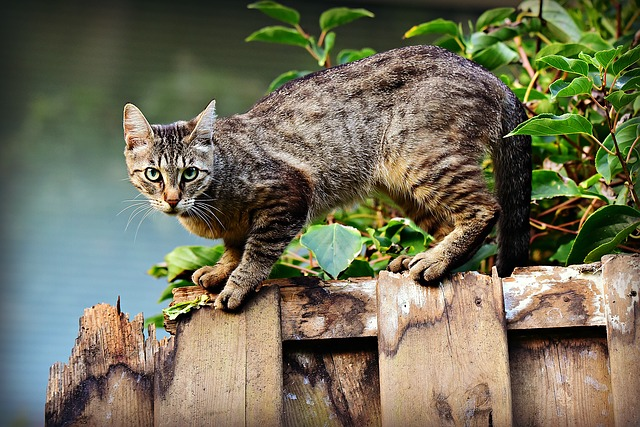
#> input picture images/cat.jpg, 640 x 427 px; its folder holds only this picture in this run
$ python lab1-single.py
#> lines starting #> are read from the running program, lines starting #| are printed output that depends on the picture
import cv2
import numpy as np
import matplotlib.pyplot as plt
import glob

image_paths = glob.glob('images/*.jpg')
image_path = image_paths[0] if image_paths else 'images/car.jpg'
img = cv2.imread(image_path, cv2.IMREAD_GRAYSCALE)
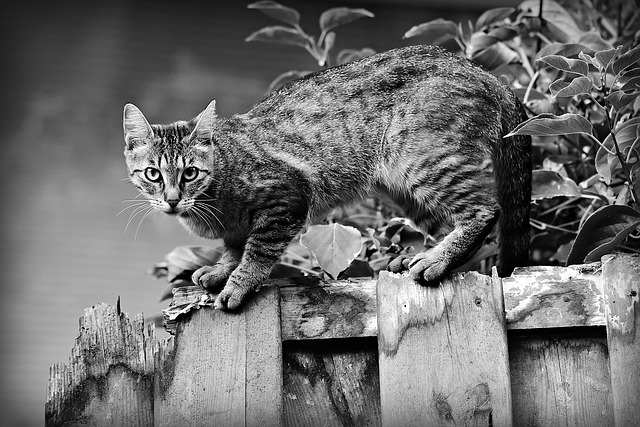
#> img: shape (427, 640); min 0, max 255, mean 108.9

# 1. Mean
mean_val = np.mean(img)
#> mean_val = 108.9

# 2. Variance
var_val = np.var(img)
#> var_val = 3688.2

# 3. Histogram
hist = cv2.calcHist([img], [0], None, [256], [0, 256])
#> hist = 256 values, max 2121 at index 0, min 116 at index 245, mean 1067.5

print(f"Image: {image_path}")
print(f"Mean Pixel Intensity: {mean_val:.4f}")
#| Mean Pixel Intensity: 108.8988
print(f"Variance: {var_val:.4f}")
#| Variance: 3688.2449

# Visualization
plt.figure(figsize=(15, 5))
plt.subplot(1, 3, 1)
plt.imshow(img, cmap='gray')
plt.title(f'Grayscale Image ({image_path})')
plt.axis('off')

plt.subplot(1, 3, 2)
plt.plot(hist, color='purple')
plt.title('Image Histogram')
plt.xlabel('Pixel Intensity (0 - 255)')
plt.ylabel('Pixel Count')

plt.subplot(1, 3, 3)
bars = plt.bar(['Mean', 'Variance'], [mean_val, var_val], color=['skyblue', 'lightgreen'])
plt.title('Mean & Variance')
plt.ylabel('Value')
for bar in bars:
    yval = bar.get_height()
    plt.text(bar.get_x() + bar.get_width()/2.0, yval, f'{yval:.2f}', ha='center', va='bottom')
#> this loop made 2 passes
#> yval on passes 1 to 2: 108.9, 3688.2

plt.tight_layout()
plt.show()
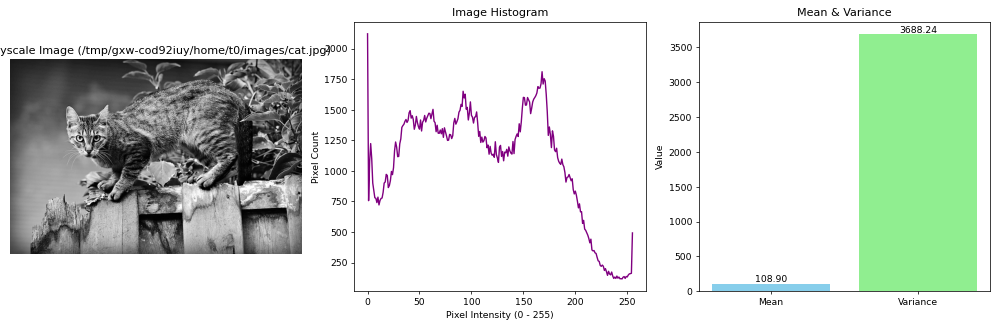
#> figure drawn by matplotlib, 3 panels; panel 2: curve peaks at x = 0, y = 2121

$ run again, on images/flower.jpg
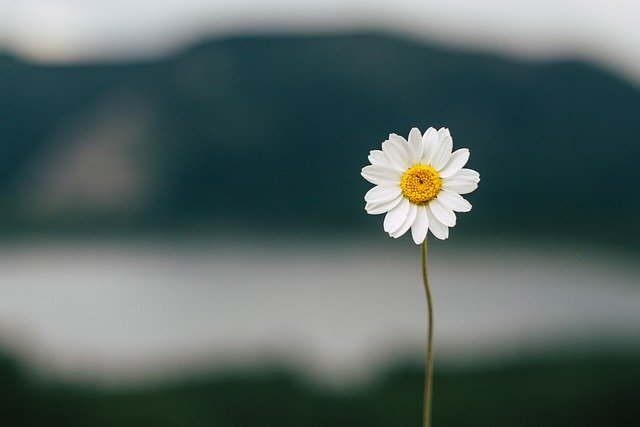
#> input picture images/flower.jpg, 640 x 427 px
#> `img = cv2.imread(image_path, cv2.IMREAD_GRAYSCALE)`:
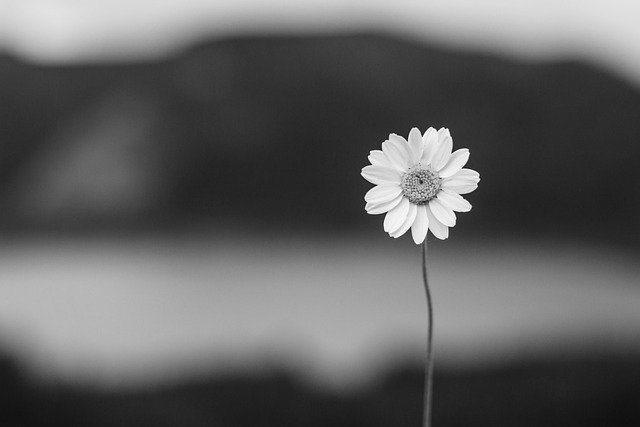
#> img: shape (427, 640); min 0, max 255, mean 95.9
#> mean_val = 95.95
#> var_val = 3596.3
#> hist = 256 values, max 4954 at index 37, min 0 at index 2, mean 1067.5
#| Mean Pixel Intensity: 95.9469
#| Variance: 3596.3326
#> the loop `for bar in bars:` made 2 passes
#> yval on passes 1 to 2: 95.95, 3596.3
#> `plt.show()`:
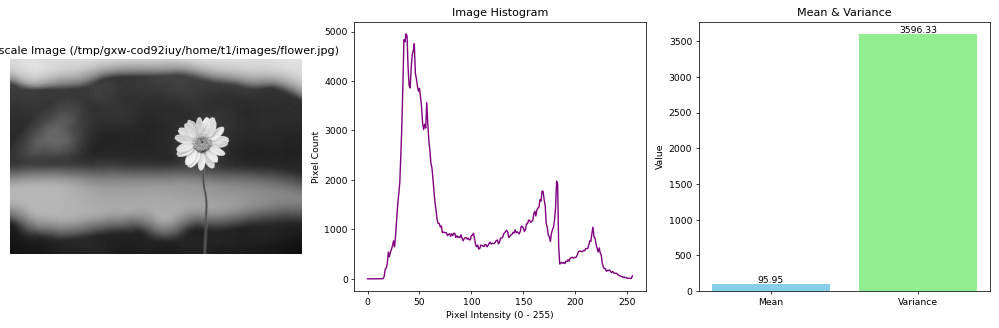
#> figure drawn by matplotlib, 3 panels; panel 2: curve peaks at x = 37, y = 4954

$ run again, on images/forest.jpg
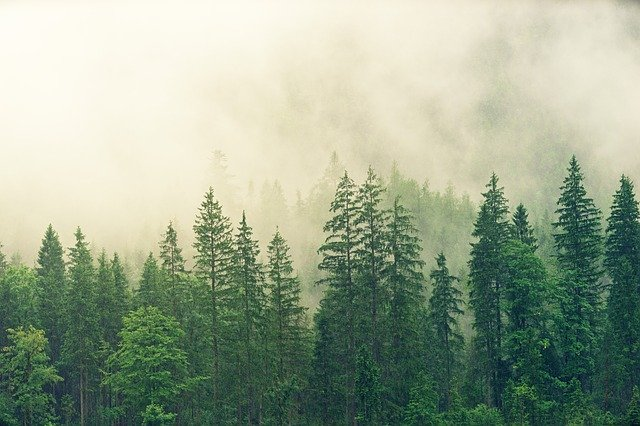
#> input picture images/forest.jpg, 640 x 426 px
#> `img = cv2.imread(image_path, cv2.IMREAD_GRAYSCALE)`:
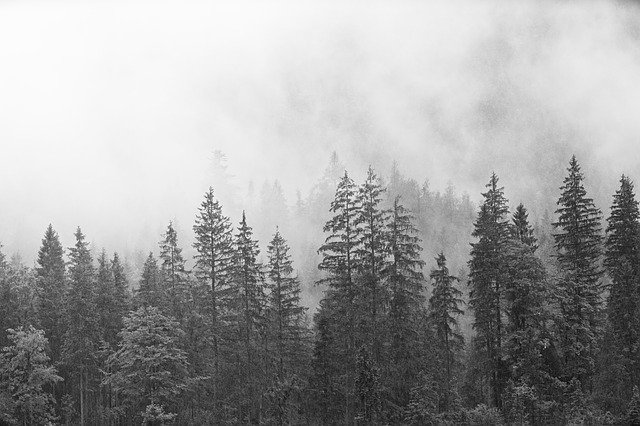
#> img: shape (426, 640); min 0, max 255, mean 159.7
#> mean_val = 159.7
#> var_val = 5960.6
#> hist = 256 values, max 6569 at index 250, min 1 at index 2, mean 1065
#| Mean Pixel Intensity: 159.6837
#| Variance: 5960.6231
#> the loop `for bar in bars:` made 2 passes
#> yval on passes 1 to 2: 159.7, 5960.6
#> `plt.show()`:
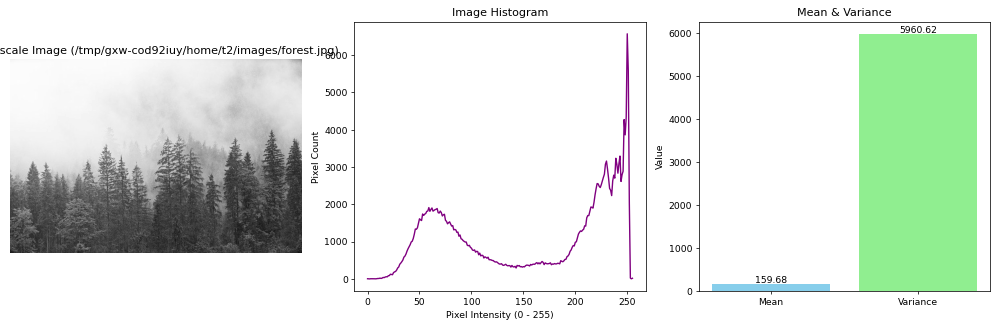
#> figure drawn by matplotlib, 3 panels; panel 2: curve peaks at x = 250, y = 6569

$ run again, on images/fruit.jpg
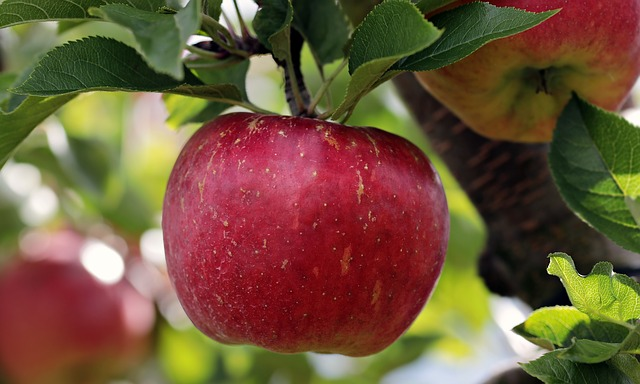
#> input picture images/fruit.jpg, 640 x 384 px
#> `img = cv2.imread(image_path, cv2.IMREAD_GRAYSCALE)`:
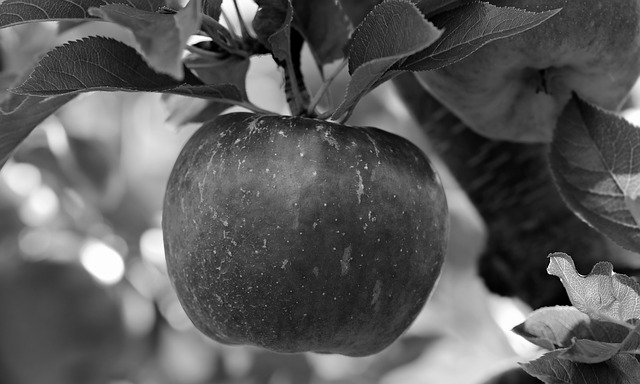
#> img: shape (384, 640); min 0, max 255, mean 90.1
#> mean_val = 90.15
#> var_val = 2887.9
#> hist = 256 values, max 2991 at index 69, min 70 at index 255, mean 960
#| Mean Pixel Intensity: 90.1477
#| Variance: 2887.8813
#> the loop `for bar in bars:` made 2 passes
#> yval on passes 1 to 2: 90.15, 2887.9
#> `plt.show()`:
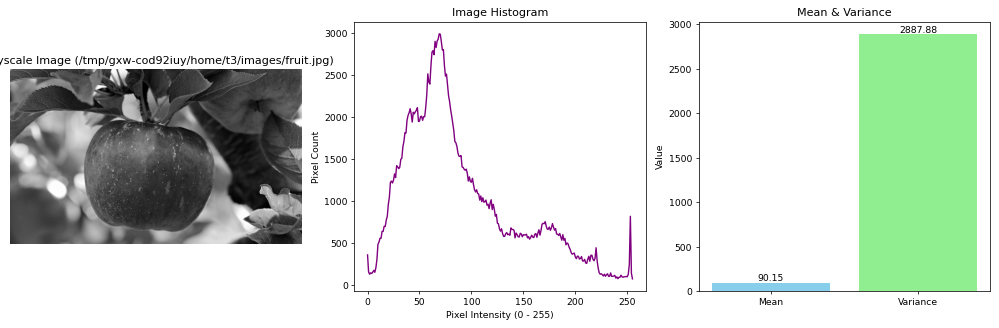
#> figure drawn by matplotlib, 3 panels; panel 2: curve peaks at x = 69, y = 2991

$ run again, on images/dandelion.jpg
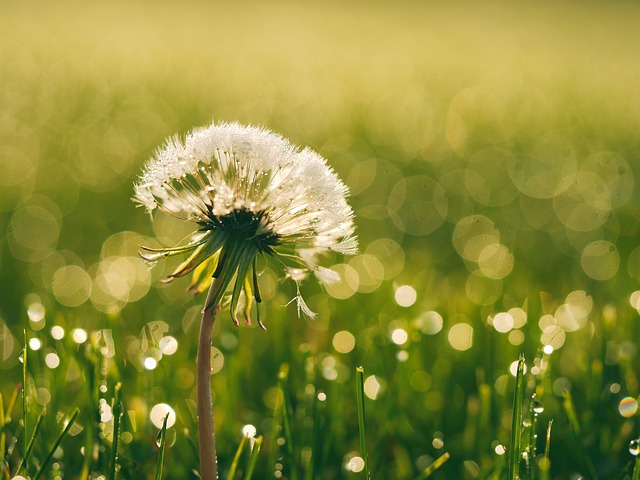
#> input picture images/dandelion.jpg, 640 x 480 px
#> `img = cv2.imread(image_path, cv2.IMREAD_GRAYSCALE)`:
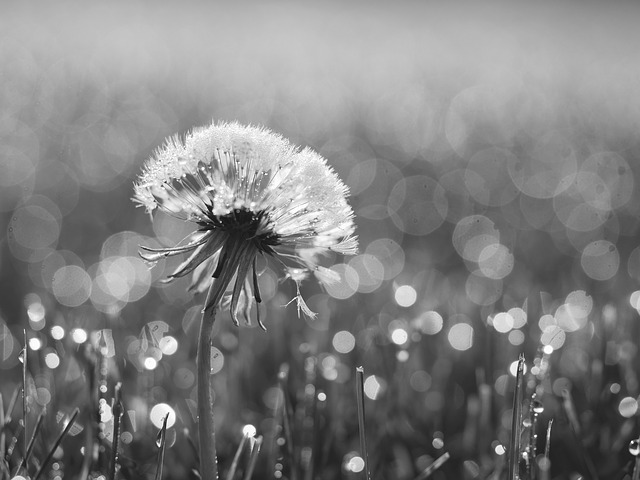
#> img: shape (480, 640); min 5, max 255, mean 129.2
#> mean_val = 129.2
#> var_val = 2394.2
#> hist = 256 values, max 3213 at index 185, min 0 at index 0, mean 1200
#| Mean Pixel Intensity: 129.1738
#| Variance: 2394.2218
#> the loop `for bar in bars:` made 2 passes
#> yval on passes 1 to 2: 129.2, 2394.2
#> `plt.show()`:
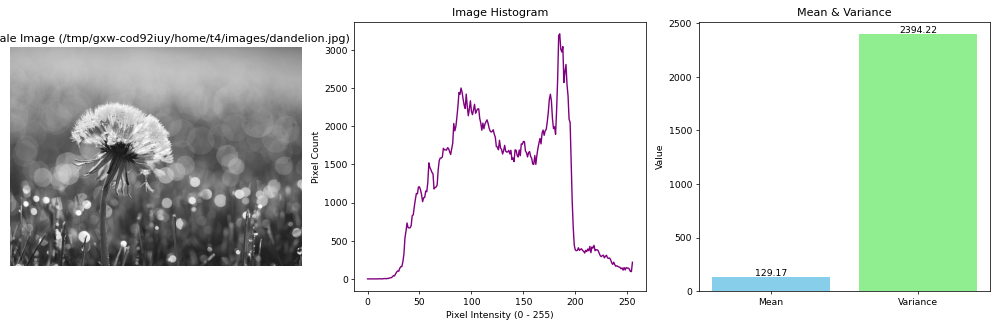
#> figure drawn by matplotlib, 3 panels; panel 2: curve peaks at x = 185, y = 3213
